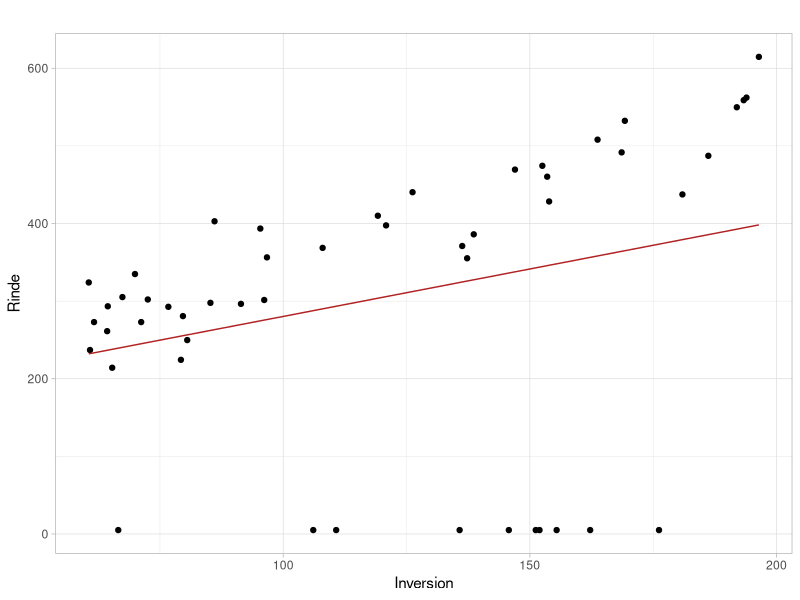

This chart was generated by the following R code:
#setwd("~/Documents/AE/R/Guia 1")
library(ggplot2)

resolver<-function(x,y){
  X<-matrix(c(rep(1,50),x),byrow = FALSE,ncol=2)
  solve(t(X)%*%X)%*%t(X)%*%y
}

girasoles<-read.table("girasol.txt",sep=" ")
#summary(girasoles)

inversion <- girasoles$V1
rinde <- girasoles$V2

beta_sombrero<-resolver(inversion,rinde)
y_sombrero<-beta_sombrero[1]+beta_sombrero[2]*inversion

ggplot(data=girasoles)+
  geom_point(aes(x=inversion, y=rinde))+
  geom_line(aes(x=inversion,y=y_sombrero),col="Firebrick")+
  labs(title="",
       x = "Inversion", 
       y = "Rinde")+
  theme_light()

#al haber tantos outliers, la recta me queda muy abajo de lo que deberia.